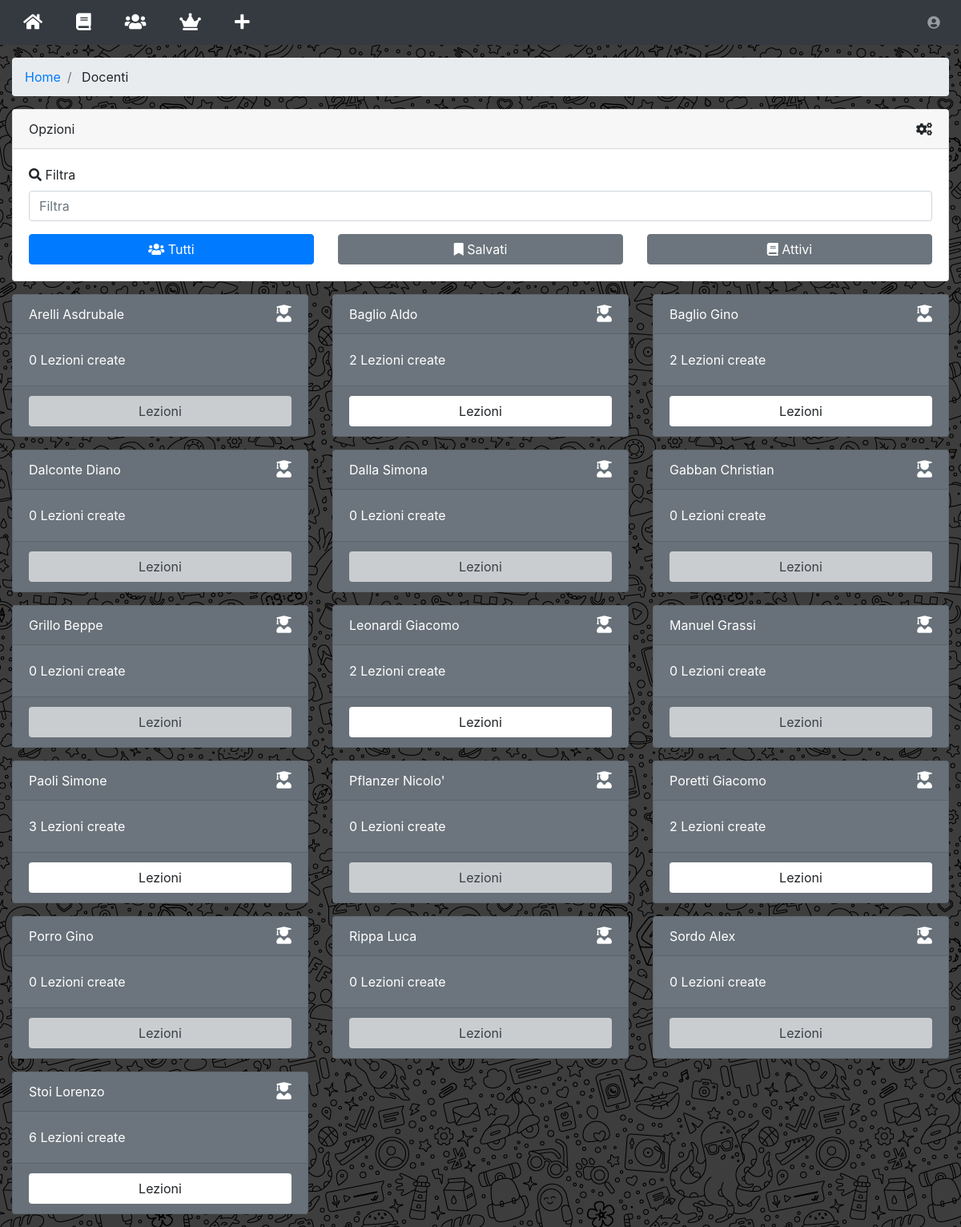
The app's page /docenti/index.php (signed in) with its own data.
### tables this page shows
CREATE TABLE `utenti` (
  `id` int(15) NOT NULL AUTO_INCREMENT,
  `email` varchar(100) NOT NULL,
  `password` varchar(40) NOT NULL,
  `nome` varchar(20) NOT NULL,
  `cognome` varchar(20) NOT NULL,
  `tipo` ENUM('studente', 'professore', 'admin') DEFAULT 'studente',
  `aiuti` BOOLEAN DEFAULT 1,
  `notifiche` BOOLEAN DEFAULT 1,
  PRIMARY KEY (`id`),
  UNIQUE KEY (`email`)
);

### src/connection.php (called while the page is built, shortened)
<?php
  function query($sql){
    $conn = new mysqli("localhost", "root", "", "appRendiamo");
    $tabella = array();
    $result = $conn->query($sql);
    if (isset($result->num_rows)){
      if ($result->num_rows == 0) {
        return $tabella;
      } else while($row = $result->fetch_assoc()){
        array_push($tabella, $row);
      }
      return $tabella;
    } else {
      $conn->close();
    }
  }
?>

### src/docenti/wrapper.php (the view, shortened to what this page needs)
<div class="container-fluid">
  <ol class="breadcrumb">
    <li class="breadcrumb-item">
      <a href="../home/">Home</a>
    </li>
    <li class="breadcrumb-item">
      Docenti
    </li>
  </ol>
  <?php
    if (isset($_GET['salvati'])) {
      $docenti = query("SELECT utenti.*, COUNT(lezioni.id) as count
                        FROM (
                          SELECT utenti.*, utentidiutenti.idUtente as preferito
                          FROM utenti
                          LEFT JOIN utentidiutenti
                            ON (
                              utentidiutenti.idUtente=utenti.id AND
                              utentidiutenti.idStudente=$idUtente
                            )
                          ) as utenti
                        LEFT JOIN lezioni
                          ON (
                            lezioni.idUtente=utenti.id
                          )
                          WHERE NOT utenti.tipo = 'studente'
                            AND utenti.preferito
                          GROUP BY utenti.id
                          ORDER BY utenti.cognome, utenti.nome
                        ");
    } else {
      $docenti = query("SELECT utenti.*, COUNT(lezioni.id) as count
                        FROM (
                          SELECT utenti.*, utentidiutenti.idUtente as preferito
                          FROM utenti
                          LEFT JOIN utentidiutenti
                            ON (
                              utentidiutenti.idUtente=utenti.id AND
                              utentidiutenti.idStudente=$idUtente
                            )
                          ) as utenti
                        LEFT JOIN lezioni
                          ON (
                            lezioni.idUtente=utenti.id
                          )
                          WHERE NOT utenti.tipo = 'studente'
                          GROUP BY utenti.id
                          ORDER BY utenti.cognome, utenti.nome
                        ");
    }
  ?>
  <div class="row">
    <div class="col">
      <div class="card mb-3">
        <div class="card-header">
          Opzioni
          <a class="float-right">
            <i class="fas fa-cogs"></i>
          </a>
        </div>
        <div class="card-body">
          <div class="form-group">
            <div class="form-label-group">
              <label for="inputFiltra">
                <i class="fas fa-search"></i> Filtra</label>
              <input name="password" type="text" id="inputFiltra" class="form-control" placeholder="Filtra" onkeyup="filtraDocenti(this.value)">
            </div>
          </div>
          <div class="row">
            <div class="col">
              <button class="btn btn-<?php if (isset($_GET['attivi']) || isset($_GET['salvati'])) echo 'secondary'; else echo 'primary' ?> btn-block" onclick="window.location='../docenti/'">
                <i class="fas fa-users"></i>
                Tutti
              </button>
            </div>
            <div class="col">
              <button class="btn btn-<?php if(isset($_GET['salvati'])) echo 'primary'; else echo 'secondary' ?> btn-block" onclick="window.location='../docenti/?salvati'">
                <i class="fas fa-bookmark"></i>
                Salvati
              </button>
            </div>
            <div class="col">
              <button class="btn btn-<?php if(isset($_GET['attivi'])) echo 'primary'; else echo 'secondary' ?> btn-block" onclick="window.location='../docenti/?attivi'">
                <i class="fas fa-book"></i>
                Attivi
              </button>
            </div>
          </div>
        </div>
      </div>
    </div>
  </div>
  <div class="row">
    <?php if ($docenti): ?>
      <?php foreach ($docenti as $docente): ?>
        <div class="col-xl-4 col-md-6 col-sm-12" name="docente" search="<?php echo $docente['cognome']." ".$docente['nome'] ?>">
          <div class="card text-white bg-secondary mb-3">
            <div class="card-header">
              <?php echo $docente['cognome']." ".$docente['nome'] ?>
              <a class="float-right">
                <i class="fas fa-user-graduate fa-lg"></i>
              </a>
            </div>
            <div class="card-body">
              <?php echo $docente['count']?>
              Lezioni create
            </div>
            <div class="card-footer">
              <div class="row">
                <div class="col">
                  <button class="btn bg-white btn-block" onclick="window.location='../lezioni/?docente=<?php echo $docente['id'] ?>'" <?php if ($docente['count'] == 0): ?>disabled="disabled"<?php endif; ?>>
                    Lezioni</button>
                </div>
              </div>
            </div>
          </div>
        </div>
      <?php endforeach; ?>
    <?php endif; ?>
  </div>
</div>

### src/docenti/index.php (shortened to what this page needs)
<!DOCTYPE html>
<html lang="en" dir="ltr">
  <head>
  </head>
  <body>
    <?php include '../nav.php' ?>
    <?php include 'wrapper.php' ?>
  </body>
</html>

### src/nav.php (shortened to what this page needs)
<?php include 'connection.php' ?>
<br>
<br>
<br>
<nav class="navbar navbar-expand navbar-dark bg-dark mb-3 fixed-top">
  <button class="btn text-white" onclick="window.location='../home/'">
    <i class="fas fa-home fa-lg"></i>
  </button>
  <button class="btn text-white ml-3" onclick="window.location='../filtra/'">
    <i class="fas fa-book fa-lg"></i>
  </button>
  <button class="btn text-white ml-3" onclick="window.location='../docenti/'">
    <i class="fas fa-users fa-lg"></i>
  </button>
  <?php if ($_SESSION['user_type'] == 'studente'): ?>
    <button class="btn text-white ml-3" onclick="window.location='../lezioni/?salvate'">
      <i class="fas fa-bookmark fa-lg"></i>
    </button>
  <?php else: ?>
    <button class="btn text-white ml-3" onclick="window.location='../lezioni/?docente=<?php echo $_SESSION['user_row']['id'] ?>'">
      <i class="fas fa-crown fa-lg"></i>
    </button>
    <button class="btn text-white ml-3" onclick="window.location='../nuovaLezione/'">
      <i class="fas fa-plus fa-lg"></i>
    </button>
  <?php endif; ?>
  <ul class="navbar-nav ml-auto">
    <li class="nav-item dropdown no-arrow">
      <a class="nav-link" href="#" onclick="$('#dropdownProfilo').toggle()">
        <i class="fas fa-user-circle fa-fw"></i>
      </a>
    </li>
  </ul>
</nav>

### records on screen
utenti: cognome "Arelli", nome "Asdrubale", count "0"
utenti: cognome "Baglio", nome "Aldo", count "2"
utenti: cognome "Baglio", nome "Gino", count "2"
utenti: cognome "Dalconte", nome "Diano", count "0"
utenti: cognome "Dalla", nome "Simona", count "0"
utenti: cognome "Gabban", nome "Christian", count "0"
utenti: cognome "Grillo", nome "Beppe", count "0"
utenti: cognome "Leonardi", nome "Giacomo", count "2"
utenti: cognome "Manuel", nome "Grassi", count "0"
utenti: cognome "Paoli", nome "Simone", count "3"
utenti: cognome "Pflanzer", nome "Nicolo'", count "0"
utenti: cognome "Poretti", nome "Giacomo", count "2"
utenti: cognome "Porro", nome "Gino", count "0"
utenti: cognome "Rippa", nome "Luca", count "0"
utenti: cognome "Sordo", nome "Alex", count "0"
utenti: cognome "Stoi", nome "Lorenzo", count "6"
